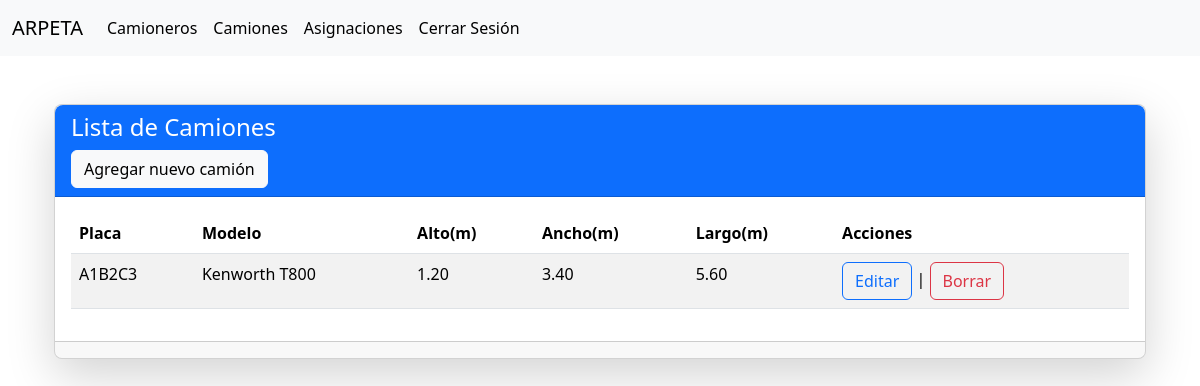
Screenshot of /camiones (signed in) with the database file from the repository.
### nose/models.py (models this page shows, shortened)
class Camion(models.Model):
    placa = models.CharField(primary_key=True, max_length=10, verbose_name='Placa')
    modelo = models.CharField(max_length=50, verbose_name='Modelo')
    alto = models.DecimalField(max_digits=5, decimal_places=2, verbose_name='Alto')
    ancho = models.DecimalField(max_digits=5, decimal_places=2, verbose_name='Ancho')
    largo = models.DecimalField(max_digits=5, decimal_places=2, verbose_name='Largo')

### nose/views.py (the view)
# urls.py: path('camiones', views.camiones, name='camiones'),
@login_required
def camiones(request):
    camiones = Camion.objects.all()
    return render(request, 'camiones/index_camion.html', {'camiones': camiones})

### nose/templates/camiones/index_camion.html (shortened to what this page needs)
{% extends "base.html" %}
{% block contenido %}
<div class="container mt-5">
    <div class="card shadow-lg" style="border-radius: 8px;">
        <div class="card-header bg-primary text-white" style="border-top-left-radius: 8px; border-top-right-radius: 8px;">
            <h4>Lista de Camiones</h4>
            <a class="btn btn-light" href="{% url 'crear_camion' %}" role="button">Agregar nuevo camión</a>
        </div>
        <div class="card-body">
            <table class="table table-striped">
                <thead>
                    <tr>
                        <th>Placa</th>
                        <th>Modelo</th>
                        <th>Alto(m)</th>
                        <th>Ancho(m)</th>
                        <th>Largo(m)</th>
                        <th>Acciones</th>
                    </tr>
                </thead>
                <tbody>
                    {% for camion in camiones %}
                    <tr>
                        <td>{{ camion.placa }}</td>
                        <td>{{ camion.modelo }}</td>
                        <td>{{ camion.alto }}</td>
                        <td>{{ camion.ancho }}</td>
                        <td>{{ camion.largo }}</td>
                        <td>
                            <a class="btn btn-outline-primary" href="{% url 'editar_camion' camion.placa %}" role="button">Editar</a> |
                            <a class="btn btn-outline-danger" href="{% url 'borrar_camion' camion.placa %}" role="button" onclick="return confirm('¿Está seguro de que desea borrar éste camión?');">Borrar</a>
                        </td>
                    </tr>
                    {% endfor %}
                </tbody>
            </table>
        </div>
        <div class="card-footer text-muted" style="border-bottom-left-radius: 8px; border-bottom-right-radius: 8px;">
        </div>
    </div>
</div>
{% endblock %}

### rows the page displays
Camion: placa "A1B2C3", modelo "Kenworth T800", alto "1.20", ancho "3.40", largo "5.60"
